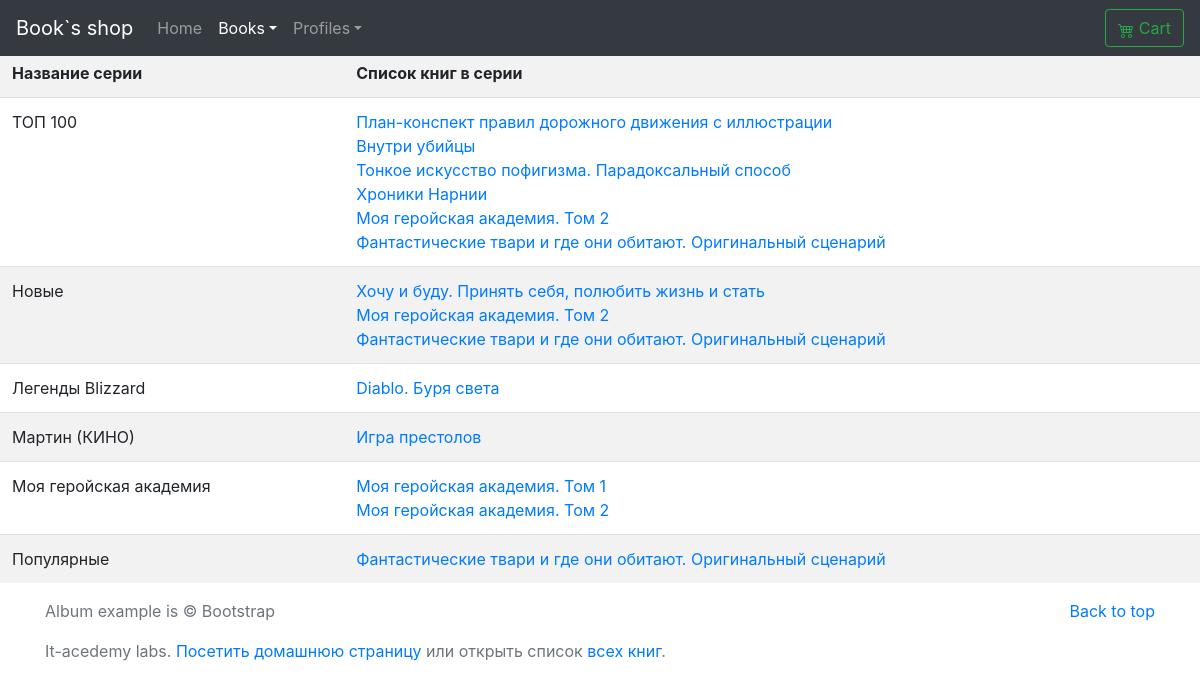
/books/series_list, run on the app's committed database.
### books/models.py (models this page shows, shortened)
class Series(models.Model):
    name = models.CharField(
        verbose_name ="Серия книг",
        max_length=50
        )

class Books(models.Model):
    name=models.CharField(
        verbose_name="Имя книги",
        max_length=100
    )
    description = models.TextField(
        verbose_name='Описание книги',
        null=True,
        blank=True
    )
    picture=models.ImageField(
        verbose_name="Фото обложки",
        upload_to="books-pic",
        null=True,
        blank=True,
        default="books-pic/default.jpg"
    )
    price=models.DecimalField(
        verbose_name="Цена",
        max_digits=5,
        decimal_places=2,
        default=00.00
    )
    author=models.ManyToManyField(
        'Author',
        verbose_name="Автор",
        related_name="books_author"
    )
    series=models.ManyToManyField(
        'Series',
        verbose_name="Серия",
        related_name="series_books",
        blank=True,
    )
    genre=models.ManyToManyField(
        'Genre',
        verbose_name="Жанр",
        related_name="genre_books"
    )
    publishing_year=models.PositiveSmallIntegerField (
        verbose_name="Год издания",
        default=2020
    )
    count_page=models.IntegerField(
        verbose_name="Кол-во страниц",
        default=100
    )
    binging=models.ForeignKey(
        'Binging',
        verbose_name="Переплёт",
        on_delete=models.PROTECT,
        default=1
    )
    format_book=models.CharField(
        verbose_name="Формат",
        default="99x99",
        max_length=15
    )
    isbn=models.CharField(
        verbose_name="ISBN",
        default="999-1-88877-6",
        max_length=15
    )
    weight=models.PositiveSmallIntegerField(
        verbose_name="Вес(гр.)",
        default="100"
    )
    age_limit=models.CharField(
        verbose_name="Ограничение по возрасту",
        default="6+",
        max_length=3
    )
    publisher=models.ManyToManyField(
        'Publisher',
        verbose_name="Издательство",
        related_name="publisher_books"
    )
    count_book=models.IntegerField(
        verbose_name="Ко-во книг в наличии",
        default=100
    )
    availability=models.BooleanField(
        verbose_name="Наличие книги",
        default=True
    )
    rating=models.FloatField(
        verbose_name="Рейтинг",
        validators=[MinValueValidator(0), MaxValueValidator(10)],
        default=9
    )
    created=models.DateField(
        verbose_name="Дата внесения в каталог",
        auto_now=False,
        auto_now_add=True
    )
    updated=models.DateField(
        verbose_name="Дата последнего изменения",
        auto_now=True,
        auto_now_add=False
    )
    user=models.ForeignKey(
        User,
        on_delete=models.PROTECT,
        default=2
    )
    def __str__(self):
        return f"{self.name}"

### books/views.py (the view)
# urls.py: path('series_list', views.SeriesList.as_view(),name='series_list'),
class SeriesList(ListView):
    model=Series
    template_name='series/se_list.html'

### books/templates/series/se_list.html (shortened to what this page needs)
{% extends "base.html" %}
{% load crispy_forms_tags %}
{%load my_tags %}
        {% block books_active %}
          <a class="nav-link dropdown-toggle active" href="{% url 'CRUDL_books:list' %}" id="dropdown01" data-toggle="dropdown" aria-haspopup="true" aria-expanded="true">Books</a>
          {% endblock books_active %}
    {% block main %}
        <table class="table table-striped" width="100%" >
                <tr>
                    <th>Название серии</th><th>Список книг в серии</th>
                </tr>
            {% for genre in object_list %}
                <tr>
                    <td>{{genre.name}}</td>
                    <td>
                    {% for books in genre.series_books.all %}
                        <a href="{% url 'CRUDL_books:detail' books.pk %}">{{books}}</a> <br>
                    {%endfor%}
                    </td>
                </tr>
        {% endfor %}
        </table>
{% endblock main %}

### test_hello_word/static/css/carousel.css (style rules this page uses)
body { padding-top: 3rem; padding-bottom: 3rem; color: #5a5a5a; }

### data on the page
Series: name "ТОП 100"
Books: name "План-конспект правил дорожного движения с иллюстрации"
Books: name "Внутри убийцы"
Books: name "Тонкое искусство пофигизма. Парадоксальный способ"
Books: name "Хроники Нарнии"
Books: name "Моя геройская академия. Том 2"
Books: name "Фантастические твари и где они обитают. Оригинальный сценарий"
Series: name "Новые"
Books: name "Хочу и буду. Принять себя, полюбить жизнь и стать"
Series: name "Легенды Blizzard"
Books: name "Diablo. Буря света"
Series: name "Мартин (КИНО)"
Books: name "Игра престолов"
Series: name "Моя геройская академия"
Books: name "Моя геройская академия. Том 1"
Series: name "Популярные"
